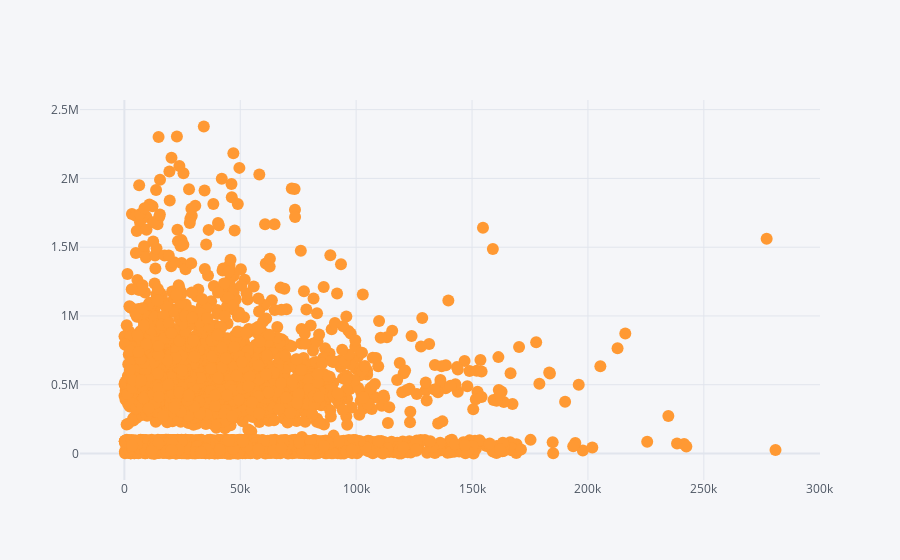

Write notebook code for a chart like this one.
### Code cell
df.iplot(kind='scatter',x='kms',y='price', mode='markers')

### Figure 1 — Plotly figure (JSON) as saved in the notebook; plotly's stock layout.template omitted (floating-point values rounded to 4 significant figures; data arrays with more than 128 entries replaced by an {"elided": "..."} marker saying what was removed)
{"data": [{"line": {"color": "rgba(255, 153, 51, 1.0)", "dash": "solid", "shape": "linear", "width": 1.3}, "marker": {"size": 12, "symbol": "circle"}, "mode": "markers", "name": "price", "text": "", "type": "scatter", "x": {"elided": "4490 int values"}, "y": {"elided": "4490 int values"}}], "layout": {"legend": {"bgcolor": "#F5F6F9", "font": {"color": "#4D5663"}}, "paper_bgcolor": "#F5F6F9", "plot_bgcolor": "#F5F6F9", "title": {"font": {"color": "#4D5663"}}, "xaxis": {"gridcolor": "#E1E5ED", "showgrid": true, "tickfont": {"color": "#4D5663"}, "title": {"font": {"color": "#4D5663"}, "text": ""}, "zerolinecolor": "#E1E5ED"}, "yaxis": {"gridcolor": "#E1E5ED", "showgrid": true, "tickfont": {"color": "#4D5663"}, "title": {"font": {"color": "#4D5663"}, "text": ""}, "zerolinecolor": "#E1E5ED"}}}
